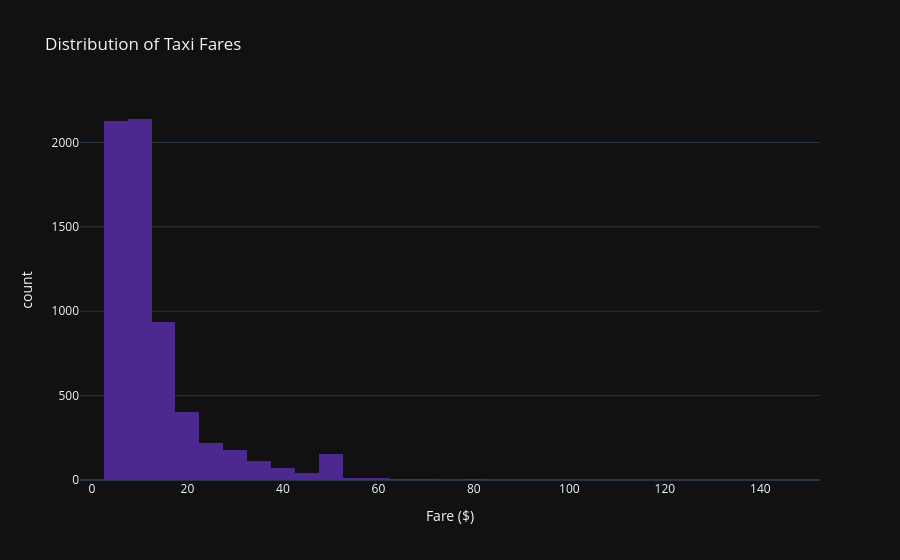

Source (notebook cell):
### Code cell
fig = px.histogram(
    data,
    x="fare",
    nbins=50,
    title="Distribution of Taxi Fares",
    template='plotly_dark', 
    labels={"fare": "Fare ($)"},
    color_discrete_sequence=px.colors.sequential.Agsunset
    
)
fig.show()

### Figure 1 — Plotly figure (JSON) as saved in the notebook; plotly's stock layout.template omitted (floating-point values rounded to 4 significant figures; data arrays with more than 128 entries replaced by an {"elided": "..."} marker saying what was removed)
{"data": [{"bingroup": "x", "hovertemplate": "Fare ($)=%{x}<br>count=%{y}<extra></extra>", "legendgroup": "", "marker": {"color": "rgb(75, 41, 145)", "pattern": {"shape": ""}}, "name": "", "nbinsx": 50, "orientation": "v", "showlegend": false, "type": "histogram", "x": {"elided": "6433 float values"}, "xaxis": "x", "yaxis": "y"}], "layout": {"barmode": "relative", "legend": {"tracegroupgap": 0}, "title": {"text": "Distribution of Taxi Fares"}, "xaxis": {"anchor": "y", "domain": [0, 1], "title": {"text": "Fare ($)"}}, "yaxis": {"anchor": "x", "domain": [0, 1], "title": {"text": "count"}}}}
